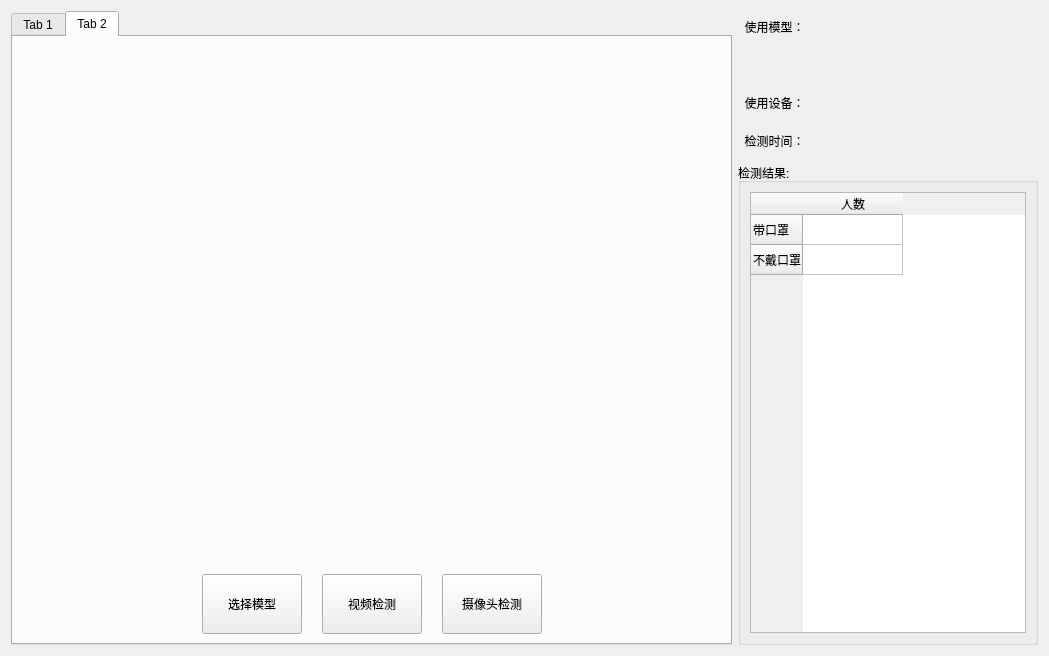
<?xml version="1.0" encoding="UTF-8"?>
<ui version="4.0">
 <class>Form</class>
 <widget class="QWidget" name="Form">
  <property name="geometry">
   <rect>
    <x>0</x>
    <y>0</y>
    <width>1049</width>
    <height>656</height>
   </rect>
  </property>
  <property name="windowTitle">
   <string>Form</string>
  </property>
  <layout class="QGridLayout" name="gridLayout_7">
   <item row="0" column="0">
    <widget class="QTabWidget" name="tabWidget">
     <property name="currentIndex">
      <number>1</number>
     </property>
     <widget class="QWidget" name="tab">
      <attribute name="title">
       <string>Tab 1</string>
      </attribute>
      <layout class="QGridLayout" name="gridLayout_4">
       <item row="0" column="0">
        <layout class="QVBoxLayout" name="verticalLayout">
         <item>
          <layout class="QGridLayout" name="gridLayout">
           <item row="1" column="1">
            <widget class="QLabel" name="label_image">
             <property name="minimumSize">
              <size>
               <width>0</width>
               <height>0</height>
              </size>
             </property>
             <property name="maximumSize">
              <size>
               <width>960</width>
               <height>800</height>
              </size>
             </property>
             <property name="text">
              <string/>
             </property>
            </widget>
           </item>
           <item row="0" column="1">
            <spacer name="verticalSpacer">
             <property name="orientation">
              <enum>Qt::Vertical</enum>
             </property>
             <property name="sizeHint" stdset="0">
              <size>
               <width>20</width>
               <height>40</height>
              </size>
             </property>
            </spacer>
           </item>
           <item row="1" column="0">
            <spacer name="horizontalSpacer">
             <property name="orientation">
              <enum>Qt::Horizontal</enum>
             </property>
             <property name="sizeHint" stdset="0">
              <size>
               <width>40</width>
               <height>20</height>
              </size>
             </property>
            </spacer>
           </item>
           <item row="1" column="2">
            <spacer name="horizontalSpacer_2">
             <property name="orientation">
              <enum>Qt::Horizontal</enum>
             </property>
             <property name="sizeHint" stdset="0">
              <size>
               <width>40</width>
               <height>20</height>
              </size>
             </property>
            </spacer>
           </item>
           <item row="2" column="1">
            <spacer name="verticalSpacer_2">
             <property name="orientation">
              <enum>Qt::Vertical</enum>
             </property>
             <property name="sizeHint" stdset="0">
              <size>
               <width>20</width>
               <height>40</height>
              </size>
             </property>
            </spacer>
           </item>
           <item row="3" column="1">
            <layout class="QHBoxLayout" name="horizontalLayout_2">
             <item>
              <layout class="QHBoxLayout" name="horizontalLayout" stretch="0,0,0,0,0">
               <property name="spacing">
                <number>20</number>
               </property>
               <property name="topMargin">
                <number>0</number>
               </property>
               <property name="bottomMargin">
                <number>0</number>
               </property>
               <item>
                <spacer name="horizontalSpacer_3">
                 <property name="orientation">
                  <enum>Qt::Horizontal</enum>
                 </property>
                 <property name="sizeHint" stdset="0">
                  <size>
                   <width>40</width>
                   <height>20</height>
                  </size>
                 </property>
                </spacer>
               </item>
               <item>
                <widget class="QPushButton" name="pushButton_choose_model">
                 <property name="minimumSize">
                  <size>
                   <width>100</width>
                   <height>60</height>
                  </size>
                 </property>
                 <property name="text">
                  <string>选择模型</string>
                 </property>
                </widget>
               </item>
               <item>
                <widget class="QPushButton" name="pushButton_openimg">
                 <property name="minimumSize">
                  <size>
                   <width>100</width>
                   <height>60</height>
                  </size>
                 </property>
                 <property name="text">
                  <string>打开图片</string>
                 </property>
                </widget>
               </item>
               <item>
                <widget class="QPushButton" name="pushButton_detect">
                 <property name="minimumSize">
                  <size>
                   <width>100</width>
                   <height>60</height>
                  </size>
                 </property>
                 <property name="text">
                  <string>开始检测</string>
                 </property>
                </widget>
               </item>
               <item>
                <spacer name="horizontalSpacer_4">
                 <property name="orientation">
                  <enum>Qt::Horizontal</enum>
                 </property>
                 <property name="sizeHint" stdset="0">
                  <size>
                   <width>40</width>
                   <height>20</height>
                  </size>
                 </property>
                </spacer>
               </item>
              </layout>
             </item>
            </layout>
           </item>
          </layout>
         </item>
        </layout>
       </item>
      </layout>
     </widget>
     <widget class="QWidget" name="tab_2">
      <attribute name="title">
       <string>Tab 2</string>
      </attribute>
      <layout class="QGridLayout" name="gridLayout_6">
       <item row="0" column="0">
        <layout class="QVBoxLayout" name="verticalLayout_3">
         <item>
          <layout class="QGridLayout" name="gridLayout_5">
           <item row="1" column="1">
            <widget class="QLabel" name="label_image_2">
             <property name="minimumSize">
              <size>
               <width>0</width>
               <height>0</height>
              </size>
             </property>
             <property name="maximumSize">
              <size>
               <width>960</width>
               <height>800</height>
              </size>
             </property>
             <property name="text">
              <string/>
             </property>
            </widget>
           </item>
           <item row="0" column="1">
            <spacer name="verticalSpacer_3">
             <property name="orientation">
              <enum>Qt::Vertical</enum>
             </property>
             <property name="sizeHint" stdset="0">
              <size>
               <width>20</width>
               <height>40</height>
              </size>
             </property>
            </spacer>
           </item>
           <item row="1" column="0">
            <spacer name="horizontalSpacer_5">
             <property name="orientation">
              <enum>Qt::Horizontal</enum>
             </property>
             <property name="sizeHint" stdset="0">
              <size>
               <width>40</width>
               <height>20</height>
              </size>
             </property>
            </spacer>
           </item>
           <item row="1" column="2">
            <spacer name="horizontalSpacer_6">
             <property name="orientation">
              <enum>Qt::Horizontal</enum>
             </property>
             <property name="sizeHint" stdset="0">
              <size>
               <width>40</width>
               <height>20</height>
              </size>
             </property>
            </spacer>
           </item>
           <item row="2" column="1">
            <spacer name="verticalSpacer_4">
             <property name="orientation">
              <enum>Qt::Vertical</enum>
             </property>
             <property name="sizeHint" stdset="0">
              <size>
               <width>20</width>
               <height>40</height>
              </size>
             </property>
            </spacer>
           </item>
           <item row="3" column="1">
            <layout class="QHBoxLayout" name="horizontalLayout_5">
             <item>
              <layout class="QHBoxLayout" name="horizontalLayout_6" stretch="0,0,0,0,0">
               <property name="spacing">
                <number>20</number>
               </property>
               <property name="topMargin">
                <number>0</number>
               </property>
               <property name="bottomMargin">
                <number>0</number>
               </property>
               <item>
                <spacer name="horizontalSpacer_7">
                 <property name="orientation">
                  <enum>Qt::Horizontal</enum>
                 </property>
                 <property name="sizeHint" stdset="0">
                  <size>
                   <width>40</width>
                   <height>20</height>
                  </size>
                 </property>
                </spacer>
               </item>
               <item>
                <widget class="QPushButton" name="pushButton_choose_model_2">
                 <property name="minimumSize">
                  <size>
                   <width>100</width>
                   <height>60</height>
                  </size>
                 </property>
                 <property name="text">
                  <string>选择模型</string>
                 </property>
                </widget>
               </item>
               <item>
                <widget class="QPushButton" name="pushButton_openvideo">
                 <property name="minimumSize">
                  <size>
                   <width>100</width>
                   <height>60</height>
                  </size>
                 </property>
                 <property name="text">
                  <string>视频检测</string>
                 </property>
                </widget>
               </item>
               <item>
                <widget class="QPushButton" name="pushButton_opencamera">
                 <property name="minimumSize">
                  <size>
                   <width>100</width>
                   <height>60</height>
                  </size>
                 </property>
                 <property name="text">
                  <string>摄像头检测</string>
                 </property>
                </widget>
               </item>
               <item>
                <spacer name="horizontalSpacer_8">
                 <property name="orientation">
                  <enum>Qt::Horizontal</enum>
                 </property>
                 <property name="sizeHint" stdset="0">
                  <size>
                   <width>40</width>
                   <height>20</height>
                  </size>
                 </property>
                </spacer>
               </item>
              </layout>
             </item>
            </layout>
           </item>
          </layout>
         </item>
        </layout>
       </item>
      </layout>
     </widget>
    </widget>
   </item>
   <item row="0" column="1">
    <layout class="QVBoxLayout" name="verticalLayout_2">
     <item>
      <widget class="QLabel" name="label">
       <property name="minimumSize">
        <size>
         <width>0</width>
         <height>32</height>
        </size>
       </property>
       <property name="text">
        <string>  使用模型：</string>
       </property>
      </widget>
     </item>
     <item>
      <widget class="QLabel" name="label_model">
       <property name="minimumSize">
        <size>
         <width>0</width>
         <height>32</height>
        </size>
       </property>
       <property name="text">
        <string/>
       </property>
      </widget>
     </item>
     <item>
      <layout class="QHBoxLayout" name="horizontalLayout_4">
       <item>
        <widget class="QLabel" name="label_3">
         <property name="minimumSize">
          <size>
           <width>0</width>
           <height>32</height>
          </size>
         </property>
         <property name="text">
          <string>  使用设备：</string>
         </property>
        </widget>
       </item>
       <item>
        <widget class="QLabel" name="label_detect_device">
         <property name="minimumSize">
          <size>
           <width>0</width>
           <height>32</height>
          </size>
         </property>
         <property name="contextMenuPolicy">
          <enum>Qt::CustomContextMenu</enum>
         </property>
         <property name="layoutDirection">
          <enum>Qt::LeftToRight</enum>
         </property>
         <property name="text">
          <string/>
         </property>
         <property name="alignment">
          <set>Qt::AlignRight|Qt::AlignTrailing|Qt::AlignVCenter</set>
         </property>
        </widget>
       </item>
      </layout>
     </item>
     <item>
      <layout class="QHBoxLayout" name="horizontalLayout_3">
       <item>
        <widget class="QLabel" name="label_2">
         <property name="minimumSize">
          <size>
           <width>0</width>
           <height>32</height>
          </size>
         </property>
         <property name="text">
          <string>  检测时间：</string>
         </property>
        </widget>
       </item>
       <item>
        <widget class="QLabel" name="label_detect_time">
         <property name="minimumSize">
          <size>
           <width>0</width>
           <height>32</height>
          </size>
         </property>
         <property name="contextMenuPolicy">
          <enum>Qt::CustomContextMenu</enum>
         </property>
         <property name="layoutDirection">
          <enum>Qt::LeftToRight</enum>
         </property>
         <property name="text">
          <string/>
         </property>
         <property name="alignment">
          <set>Qt::AlignRight|Qt::AlignTrailing|Qt::AlignVCenter</set>
         </property>
        </widget>
       </item>
      </layout>
     </item>
     <item>
      <widget class="QGroupBox" name="groupBox">
       <property name="minimumSize">
        <size>
         <width>200</width>
         <height>0</height>
        </size>
       </property>
       <property name="maximumSize">
        <size>
         <width>300</width>
         <height>16777215</height>
        </size>
       </property>
       <property name="title">
        <string>检测结果:</string>
       </property>
       <layout class="QGridLayout" name="gridLayout_3">
        <item row="0" column="0">
         <layout class="QGridLayout" name="gridLayout_2">
          <item row="0" column="0">
           <widget class="QTableWidget" name="tableWidget_result">
            <attribute name="verticalHeaderCascadingSectionResizes">
             <bool>false</bool>
            </attribute>
            <row>
             <property name="text">
              <string>带口罩</string>
             </property>
            </row>
            <row>
             <property name="text">
              <string>不戴口罩</string>
             </property>
            </row>
            <column>
             <property name="text">
              <string>人数</string>
             </property>
            </column>
           </widget>
          </item>
         </layout>
        </item>
       </layout>
      </widget>
     </item>
    </layout>
   </item>
  </layout>
 </widget>
 <resources/>
 <connections/>
</ui>
